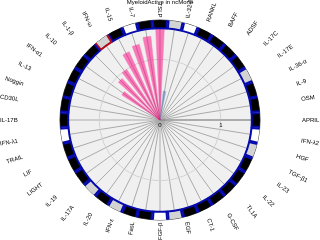

Notebook cell for this chart:
### Code cell
cell_type_data = "ncMono (CD16_Mono)"
cell_type_dict = "CD16 Mono"
program = "MyeloidActive"

plot_cytokines(
    results,
    results_robust,
    significant_effects_df,
    cell_type_dict = cell_type_dict,
    cell_type_data = cell_type_data,
    program = program,
    cell_type_data_column = "celltype_combo",
    cytokine_column = "cytokine",
    width = 120,
    height = 120,
    title = f"{program} in {cell_type_data.split(' ')[0]}",
    path = f"./results_final_DEGs/figures/{program}_{cell_type_data}_{tissue}.svg",
    adata = adata[(adata.obs.labels=="ncMono") & (adata.obs.MS == "True") & (adata.obs.tissue == "blood")],
    cytokine_info = cytokine_info,
)

### Figure 1 — Plotly figure (JSON) as saved in the notebook; plotly's stock layout.template omitted (floating-point values rounded to 4 significant figures)
{"data": [{"marker": {"color": ["#FF007F", "#FF007F", "#FF007F", "#FF007F", "#FF007F", "#FF007F", "#FF007F", "#FF007F", null, null, null, null, null, null, null, null, null, null, null, null, null, null, null, null, null, null, null, null, null, null, null, null, null, null, null, null, null, null, null, "#4575B4"], "line": {"color": ["#FF007F", "#FF007F", "#FF007F", "#FF007F", "#FF007F", "#FF007F", "#FF007F", "#FF007F", null, null, null, null, null, null, null, null, null, null, null, null, null, null, null, null, null, null, null, null, null, null, null, null, null, null, null, null, null, null, null, "#4575B4"], "width": 0.5}, "opacity": [0.5, 0.5, 0.5, 0.5, 0.5, 0.5, 0.5, 0.5, 0.5, 0.5, 0.5, 0.5, 0.5, 0.5, 0.5, 0.5, 0.5, 0.5, 0.5, 0.5, 0.5, 0.5, 0.5, 0.5, 0.5, 0.5, 0.5, 0.5, 0.5, 0.5, 0.5, 0.5, 0.5, 0.5, 0.5, 0.5, 0.5, 0.5, 0.5, 0.5]}, "r": [1.495, 1.385, 1.292, 1.232, 0.9947, 0.9256, 0.7504, 0.03977, 0.0, 0.0, 0.0, 0.0, 0.0, 0.0, 0.0, 0.0, 0.0, 0.0, 0.0, 0.0, 0.0, 0.0, 0.0, 0.0, 0.0, 0.0, 0.0, 0.0, 0.0, 0.0, 0.0, 0.0, 0.0, 0.0, 0.0, 0.0, 0.0, 0.0, 0.0, 0.479], "theta": [0.0, 9.0, 18.0, 27.0, 36.0, 45.0, 54.0, 63.0, 72.0, 81.0, 90.0, 99.0, 108.0, 117.0, 126.0, 135.0, 144.0, 153.0, 162.0, 171.0, 180.0, 189.0, 198.0, 207.0, 216.0, 225.0, 234.0, 243.0, 252.0, 261.0, 270.0, 279.0, 288.0, 297.0, 306.0, 315.0, 324.0, 333.0, 342.0, 351.0], "type": "barpolar", "width": [5.4, 5.4, 5.4, 5.4, 5.4, 5.4, 5.4, 5.4, 5.4, 5.4, 5.4, 5.4, 5.4, 5.4, 5.4, 5.4, 5.4, 5.4, 5.4, 5.4, 5.4, 5.4, 5.4, 5.4, 5.4, 5.4, 5.4, 5.4, 5.4, 5.4, 5.4, 5.4, 5.4, 5.4, 5.4, 5.4, 5.4, 5.4, 5.4, 5.4]}, {"base": [1.51, 1.51, 1.51, 1.51, 1.51, 1.51, 1.51, 1.51, 1.51, 1.51, 1.51, 1.51, 1.51, 1.51, 1.51, 1.51, 1.51, 1.51, 1.51, 1.51, 1.51, 1.51, 1.51, 1.51, 1.51, 1.51, 1.51, 1.51, 1.51, 1.51, 1.51, 1.51, 1.51, 1.51, 1.51, 1.51, 1.51, 1.51, 1.51, 1.51], "marker": {"color": ["black", "black", "white", "black", "lightgray", "black", "black", "black", "black", "black", "black", "white", "black", "black", "black", "lightgray", "black", "lightgray", "black", "black", "white", "lightgray", "black", "black", "black", "black", "black", "black", "lightgray", "white", "black", "black", "black", "lightgray", "black", "black", "black", "black", "white", "lightgray"], "line": {"color": [-1.0, -1.0, -1.0, -1.0, 1.0, -1.0, -1.0, -1.0, -1.0, -1.0, -1.0, -1.0, -1.0, -1.0, -1.0, -1.0, -1.0, -1.0, -1.0, -1.0, -1.0, -1.0, -1.0, -1.0, -1.0, -1.0, -1.0, -1.0, -1.0, -1.0, -1.0, -1.0, -1.0, -1.0, -1.0, -1.0, -1.0, -1.0, -1.0, -1.0], "width": 2}, "opacity": 1, "pattern": {"bgcolor": "white", "fgcolor": ["black", "black", "white", "black", "lightgray", "black", "black", "black", "black", "black", "black", "white", "black", "black", "black", "lightgray", "black", "lightgray", "black", "black", "white", "lightgray", "black", "black", "black", "black", "black", "black", "lightgray", "white", "black", "black", "black", "lightgray", "black", "black", "black", "black", "white", "lightgray"], "shape": "", "size": 4}}, "r": [1.809, 1.809, 1.809, 1.809, 1.809, 1.809, 1.809, 1.809, 1.809, 1.809, 1.809, 1.809, 1.809, 1.809, 1.809, 1.809, 1.809, 1.809, 1.809, 1.809, 1.809, 1.809, 1.809, 1.809, 1.809, 1.809, 1.809, 1.809, 1.809, 1.809, 1.809, 1.809, 1.809, 1.809, 1.809, 1.809, 1.809, 1.809, 1.809, 1.809], "theta": [0.0, 9.0, 18.0, 27.0, 36.0, 45.0, 54.0, 63.0, 72.0, 81.0, 90.0, 99.0, 108.0, 117.0, 126.0, 135.0, 144.0, 153.0, 162.0, 171.0, 180.0, 189.0, 198.0, 207.0, 216.0, 225.0, 234.0, 243.0, 252.0, 261.0, 270.0, 279.0, 288.0, 297.0, 306.0, 315.0, 324.0, 333.0, 342.0, 351.0], "type": "barpolar", "width": 8.1}], "layout": {"annotations": [{"align": "center", "bgcolor": "rgba(0,0,0,0)", "font": {"family": "Arial", "size": 6}, "showarrow": false, "text": "TSLP", "textangle": 90, "x": 0.5, "xanchor": "center", "xref": "paper", "y": 1, "yanchor": "bottom", "yref": "paper"}, {"align": "center", "bgcolor": "rgba(0,0,0,0)", "font": {"family": "Arial", "size": 6}, "showarrow": false, "text": "IL-7", "textangle": 81, "x": 0.4218, "xanchor": "right", "xref": "paper", "y": 0.9938, "yanchor": "bottom", "yref": "paper"}, {"align": "center", "bgcolor": "rgba(0,0,0,0)", "font": {"family": "Arial", "size": 6}, "showarrow": false, "text": "IL-15", "textangle": 72, "x": 0.3455, "xanchor": "right", "xref": "paper", "y": 0.9755, "yanchor": "bottom", "yref": "paper"}, {"align": "center", "bgcolor": "rgba(0,0,0,0)", "font": {"family": "Arial", "size": 6}, "showarrow": false, "text": "IFN-ω", "textangle": 63, "x": 0.273, "xanchor": "right", "xref": "paper", "y": 0.9455, "yanchor": "bottom", "yref": "paper"}, {"align": "center", "bgcolor": "rgba(0,0,0,0)", "font": {"family": "Arial", "size": 6}, "showarrow": false, "text": "IL-1-β", "textangle": 54, "x": 0.2061, "xanchor": "right", "xref": "paper", "y": 0.9045, "yanchor": "bottom", "yref": "paper"}, {"align": "center", "bgcolor": "rgba(0,0,0,0)", "font": {"family": "Arial", "size": 6}, "showarrow": false, "text": "IL-10", "textangle": 45, "x": 0.1464, "xanchor": "right", "xref": "paper", "y": 0.8536, "yanchor": "bottom", "yref": "paper"}, {"align": "center", "bgcolor": "rgba(0,0,0,0)", "font": {"family": "Arial", "size": 6}, "showarrow": false, "text": "IFN-α1", "textangle": 36, "x": 0.09549, "xanchor": "right", "xref": "paper", "y": 0.7939, "yanchor": "bottom", "yref": "paper"}, {"align": "center", "bgcolor": "rgba(0,0,0,0)", "font": {"family": "Arial", "size": 6}, "showarrow": false, "text": "IL-13", "textangle": 27, "x": 0.0545, "xanchor": "right", "xref": "paper", "y": 0.727, "yanchor": "bottom", "yref": "paper"}, {"align": "center", "bgcolor": "rgba(0,0,0,0)", "font": {"family": "Arial", "size": 6}, "showarrow": false, "text": "Noggin", "textangle": 18, "x": 0.02447, "xanchor": "right", "xref": "paper", "y": 0.6545, "yanchor": "bottom", "yref": "paper"}, {"align": "center", "bgcolor": "rgba(0,0,0,0)", "font": {"family": "Arial", "size": 6}, "showarrow": false, "text": "CD30L", "textangle": 9, "x": 0.006156, "xanchor": "right", "xref": "paper", "y": 0.5782, "yanchor": "bottom", "yref": "paper"}, {"align": "center", "bgcolor": "rgba(0,0,0,0)", "font": {"family": "Arial", "size": 6}, "showarrow": false, "text": "IL-17B", "textangle": 0, "x": 0, "xanchor": "right", "xref": "paper", "y": 0.5, "yanchor": "middle", "yref": "paper"}, {"align": "center", "bgcolor": "rgba(0,0,0,0)", "font": {"family": "Arial", "size": 6}, "showarrow": false, "text": "IFN-λ1", "textangle": -9, "x": 0.006156, "xanchor": "right", "xref": "paper", "y": 0.4218, "yanchor": "top", "yref": "paper"}, {"align": "center", "bgcolor": "rgba(0,0,0,0)", "font": {"family": "Arial", "size": 6}, "showarrow": false, "text": "TRAIL", "textangle": -18, "x": 0.02447, "xanchor": "right", "xref": "paper", "y": 0.3455, "yanchor": "top", "yref": "paper"}, {"align": "center", "bgcolor": "rgba(0,0,0,0)", "font": {"family": "Arial", "size": 6}, "showarrow": false, "text": "LIF", "textangle": -27, "x": 0.0545, "xanchor": "right", "xref": "paper", "y": 0.273, "yanchor": "top", "yref": "paper"}, {"align": "center", "bgcolor": "rgba(0,0,0,0)", "font": {"family": "Arial", "size": 6}, "showarrow": false, "text": "LIGHT", "textangle": -36, "x": 0.09549, "xanchor": "right", "xref": "paper", "y": 0.2061, "yanchor": "top", "yref": "paper"}, {"align": "center", "bgcolor": "rgba(0,0,0,0)", "font": {"family": "Arial", "size": 6}, "showarrow": false, "text": "IL-19", "textangle": -45, "x": 0.1464, "xanchor": "right", "xref": "paper", "y": 0.1464, "yanchor": "top", "yref": "paper"}, {"align": "center", "bgcolor": "rgba(0,0,0,0)", "font": {"family": "Arial", "size": 6}, "showarrow": false, "text": "IL-17A", "textangle": -54, "x": 0.2061, "xanchor": "right", "xref": "paper", "y": 0.09549, "yanchor": "top", "yref": "paper"}, {"align": "center", "bgcolor": "rgba(0,0,0,0)", "font": {"family": "Arial", "size": 6}, "showarrow": false, "text": "IL-20", "textangle": -63, "x": 0.273, "xanchor": "right", "xref": "paper", "y": 0.0545, "yanchor": "top", "yref": "paper"}, {"align": "center", "bgcolor": "rgba(0,0,0,0)", "font": {"family": "Arial", "size": 6}, "showarrow": false, "text": "IFN-ε", "textangle": -72, "x": 0.3455, "xanchor": "right", "xref": "paper", "y": 0.02447, "yanchor": "top", "yref": "paper"}, {"align": "center", "bgcolor": "rgba(0,0,0,0)", "font": {"family": "Arial", "size": 6}, "showarrow": false, "text": "FasL", "textangle": -81, "x": 0.4218, "xanchor": "right", "xref": "paper", "y": 0.006156, "yanchor": "top", "yref": "paper"}, {"align": "center", "bgcolor": "rgba(0,0,0,0)", "font": {"family": "Arial", "size": 6}, "showarrow": false, "text": "FGF-β", "textangle": -90, "x": 0.5, "xanchor": "center", "xref": "paper", "y": 0, "yanchor": "top", "yref": "paper"}, {"align": "center", "bgcolor": "rgba(0,0,0,0)", "font": {"family": "Arial", "size": 6}, "showarrow": false, "text": "EGF", "textangle": 81, "x": 0.5782, "xanchor": "left", "xref": "paper", "y": 0.006156, "yanchor": "top", "yref": "paper"}, {"align": "center", "bgcolor": "rgba(0,0,0,0)", "font": {"family": "Arial", "size": 6}, "showarrow": false, "text": "CT-1", "textangle": 72.0, "x": 0.6545, "xanchor": "left", "xref": "paper", "y": 0.02447, "yanchor": "top", "yref": "paper"}, {"align": "center", "bgcolor": "rgba(0,0,0,0)", "font": {"family": "Arial", "size": 6}, "showarrow": false, "text": "G-CSF", "textangle": 63.0, "x": 0.727, "xanchor": "left", "xref": "paper", "y": 0.0545, "yanchor": "top", "yref": "paper"}, {"align": "center", "bgcolor": "rgba(0,0,0,0)", "font": {"family": "Arial", "size": 6}, "showarrow": false, "text": "TL1A", "textangle": 54, "x": 0.7939, "xanchor": "left", "xref": "paper", "y": 0.09549, "yanchor": "top", "yref": "paper"}, {"align": "center", "bgcolor": "rgba(0,0,0,0)", "font": {"family": "Arial", "size": 6}, "showarrow": false, "text": "IL-22", "textangle": 45, "x": 0.8536, "xanchor": "left", "xref": "paper", "y": 0.1464, "yanchor": "top", "yref": "paper"}, {"align": "center", "bgcolor": "rgba(0,0,0,0)", "font": {"family": "Arial", "size": 6}, "showarrow": false, "text": "IL-23", "textangle": 36, "x": 0.9045, "xanchor": "left", "xref": "paper", "y": 0.2061, "yanchor": "top", "yref": "paper"}, {"align": "center", "bgcolor": "rgba(0,0,0,0)", "font": {"family": "Arial", "size": 6}, "showarrow": false, "text": "TGF-β1", "textangle": 27.0, "x": 0.9455, "xanchor": "left", "xref": "paper", "y": 0.273, "yanchor": "top", "yref": "paper"}, {"align": "center", "bgcolor": "rgba(0,0,0,0)", "font": {"family": "Arial", "size": 6}, "showarrow": false, "text": "HGF", "textangle": 18.0, "x": 0.9755, "xanchor": "left", "xref": "paper", "y": 0.3455, "yanchor": "top", "yref": "paper"}, {"align": "center", "bgcolor": "rgba(0,0,0,0)", "font": {"family": "Arial", "size": 6}, "showarrow": false, "text": "IFN-λ2", "textangle": 9, "x": 0.9938, "xanchor": "left", "xref": "paper", "y": 0.4218, "yanchor": "top", "yref": "paper"}, {"align": "center", "bgcolor": "rgba(0,0,0,0)", "font": {"family": "Arial", "size": 6}, "showarrow": false, "text": "APRIL", "textangle": 0, "x": 1, "xanchor": "left", "xref": "paper", "y": 0.5, "yanchor": "middle", "yref": "paper"}, {"align": "center", "bgcolor": "rgba(0,0,0,0)", "font": {"family": "Arial", "size": 6}, "showarrow": false, "text": "OSM", "textangle": -9, "x": 0.9938, "xanchor": "left", "xref": "paper", "y": 0.5782, "yanchor": "bottom", "yref": "paper"}, {"align": "center", "bgcolor": "rgba(0,0,0,0)", "font": {"family": "Arial", "size": 6}, "showarrow": false, "text": "IL-9", "textangle": -18, "x": 0.9755, "xanchor": "left", "xref": "paper", "y": 0.6545, "yanchor": "bottom", "yref": "paper"}, {"align": "center", "bgcolor": "rgba(0,0,0,0)", "font": {"family": "Arial", "size": 6}, "showarrow": false, "text": "IL-36-α", "textangle": -27, "x": 0.9455, "xanchor": "left", "xref": "paper", "y": 0.727, "yanchor": "bottom", "yref": "paper"}, {"align": "center", "bgcolor": "rgba(0,0,0,0)", "font": {"family": "Arial", "size": 6}, "showarrow": false, "text": "IL-17E", "textangle": -36, "x": 0.9045, "xanchor": "left", "xref": "paper", "y": 0.7939, "yanchor": "bottom", "yref": "paper"}, {"align": "center", "bgcolor": "rgba(0,0,0,0)", "font": {"family": "Arial", "size": 6}, "showarrow": false, "text": "IL-17C", "textangle": -45, "x": 0.8536, "xanchor": "left", "xref": "paper", "y": 0.8536, "yanchor": "bottom", "yref": "paper"}, {"align": "center", "bgcolor": "rgba(0,0,0,0)", "font": {"family": "Arial", "size": 6}, "showarrow": false, "text": "ADSF", "textangle": -54, "x": 0.7939, "xanchor": "left", "xref": "paper", "y": 0.9045, "yanchor": "bottom", "yref": "paper"}, {"align": "center", "bgcolor": "rgba(0,0,0,0)", "font": {"family": "Arial", "size": 6}, "showarrow": false, "text": "BAFF", "textangle": -63, "x": 0.727, "xanchor": "left", "xref": "paper", "y": 0.9455, "yanchor": "bottom", "yref": "paper"}, {"align": "center", "bgcolor": "rgba(0,0,0,0)", "font": {"family": "Arial", "size": 6}, "showarrow": false, "text": "RANKL", "textangle": -72, "x": 0.6545, "xanchor": "left", "xref": "paper", "y": 0.9755, "yanchor": "bottom", "yref": "paper"}, {"align": "center", "bgcolor": "rgba(0,0,0,0)", "font": {"family": "Arial", "size": 6}, "showarrow": false, "text": "IL-32-β", "textangle": -81, "x": 0.5782, "xanchor": "left", "xref": "paper", "y": 0.9938, "yanchor": "bottom", "yref": "paper"}], "font": {"color": "black", "family": "Arial", "size": 6}, "height": 120, "margin": {"b": 20, "l": 20, "r": 20, "t": 20}, "polar": {"angularaxis": {"dtick": 9, "layer": "below traces", "rotation": 90, "showticklabels": false, "tickangle": 0, "ticklen": 0, "ticks": "outside", "ticktext": ["TSLP", "IL-7", "IL-15", "IFN-ω", "IL-1-β", "IL-10", "IFN-α1", "IL-13", "Noggin", "CD30L", "IL-17B", "IFN-λ1", "TRAIL", "LIF", "LIGHT", "IL-19", "IL-17A", "IL-20", "IFN-ε", "FasL", "FGF-β", "EGF", "CT-1", "G-CSF", "TL1A", "IL-22", "IL-23", "TGF-β1", "HGF", "IFN-λ2", "APRIL", "OSM", "IL-9", "IL-36-α", "IL-17E", "IL-17C", "ADSF", "BAFF", "RANKL", "IL-32-β"], "tickvals": [0.0, 9.0, 18.0, 27.0, 36.0, 45.0, 54.0, 63.0, 72.0, 81.0, 90.0, 99.0, 108.0, 117.0, 126.0, 135.0, 144.0, 153.0, 162.0, 171.0, 180.0, 189.0, 198.0, 207.0, 216.0, 225.0, 234.0, 243.0, 252.0, 261.0, 270.0, 279.0, 288.0, 297.0, 306.0, 315.0, 324.0, 333.0, 342.0, 351.0]}, "bgcolor": "#f0f0f0", "radialaxis": {"gridcolor": "lightgray", "layer": "below traces", "linewidth": 0.5, "range": [0, 1.645], "showgrid": true, "showline": true, "showticklabels": true, "tickfont": {"color": "black"}, "ticklen": 0, "tickvals": [0, 1]}}, "showlegend": false, "title": {"font": {"color": "black", "family": "Arial", "size": 6}, "text": "MyeloidActive in ncMono", "x": 0.5, "y": 1}, "width": 120}}
